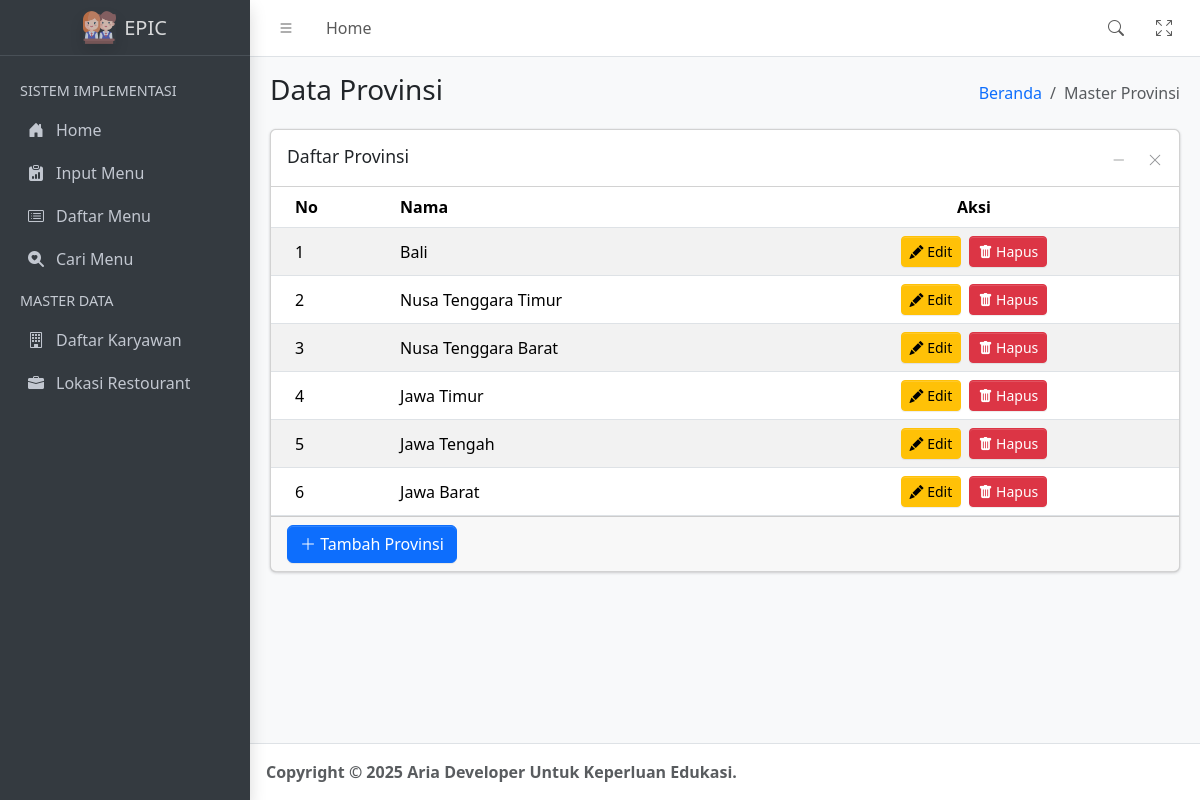
The page /master-provinsi-list.php on the database its author committed.
### tables this page shows
CREATE TABLE IF NOT EXISTS tb_provinsi (
  id_provinsi smallint(3) NOT NULL AUTO_INCREMENT,
  nama_provinsi varchar(50) NOT NULL,
  PRIMARY KEY (id_provinsi)
);

### config/db-config.php (called while the page is built, shortened)
<?php
class Database {
    private $db_host = "localhost";
    private $db_user = "root";
    private $db_pass = "";
    private $db_name = "db_simplecrud";
    public function getConnection(){
        try{
            $this->conn = new mysqli($this->db_host, $this->db_user, $this->db_pass, $this->db_name);
        } catch(Exception $e){
            die("Connection error: " . $e->getMessage());
        }
    }
}
?>

### config/class-master.php (called while the page is built, shortened)
<?php
include_once 'db-config.php';
class MasterData extends Database {
    public function getProvinsi(){
        $query = "SELECT * FROM tb_provinsi";
        $result = $this->conn->query($query);
        $provinsi = [];
        if ($result->num_rows > 0) {
            while($row = $result->fetch_assoc()) {
                $provinsi[] = [
                    'id' => $row['id_provinsi'],
                    'nama' => $row['nama_provinsi']
                ];
            }
        }
        return $provinsi;
    }
}
?>

### master-provinsi-list.php (the view, shortened to what this page needs)
<?php
include_once 'config/class-master.php';
$master = new MasterData();
$dataProvinsi = $master->getProvinsi();
?>
<!doctype html>
<html lang="en">
	<head>
		<?php include 'template/header.php'; ?>
	</head>
	<body class="layout-fixed fixed-header fixed-footer sidebar-expand-lg sidebar-open bg-body-tertiary">
		<div class="app-wrapper">
			<?php include 'template/navbar.php'; ?>
			<?php include 'template/sidebar.php'; ?>
			<main class="app-main">
				<div class="app-content-header">
					<div class="container-fluid">
						<div class="row">
							<div class="col-sm-6">
								<h3 class="mb-0">Data Provinsi</h3>
							</div>
							<div class="col-sm-6">
								<ol class="breadcrumb float-sm-end">
									<li class="breadcrumb-item"><a href="index.php">Beranda</a></li>
									<li class="breadcrumb-item active" aria-current="page">Master Provinsi</li>
								</ol>
							</div>
						</div>
					</div>
				</div>
				<div class="app-content">
					<div class="container-fluid">
						<div class="row">
							<div class="col-12">
								<div class="card">
									<div class="card-header">
										<h3 class="card-title">Daftar Provinsi</h3>
										<div class="card-tools">
											<button type="button" class="btn btn-tool" data-lte-toggle="card-collapse" title="Collapse">
												<i data-lte-icon="collapse" class="bi bi-dash-lg"></i>
											</button>
											<button type="button" class="btn btn-tool" data-lte-toggle="card-remove" title="Remove">
												<i class="bi bi-x-lg"></i>
											</button>
										</div>
									</div>
									<div class="card-body p-0 table-responsive">
										<table class="table table-striped" role="table">
											<thead>
												<tr>
													<th>No</th>
													<th>Nama</th>
													<th class="text-center">Aksi</th>
												</tr>
											</thead>
											<tbody>
												<?php
													if(count($dataProvinsi) == 0){
													    echo '<tr class="align-middle">
															<td colspan="3" class="text-center">Tidak ada data provinsi.</td>
														</tr>';
													} else {
														foreach ($dataProvinsi as $index => $provinsi){
															echo '<tr class="align-middle">
																<td>'.($index + 1).'</td>
																<td>'.$provinsi['nama'].'</td>
																<td class="text-center">
																	<button type="button" class="btn btn-sm btn-warning me-1" onclick="window.location.href=\'master-provinsi-edit.php?id='.$provinsi['id'].'\'"><i class="bi bi-pencil-fill"></i> Edit</button>
																	<button type="button" class="btn btn-sm btn-danger" onclick="if(confirm(\'Yakin ingin menghapus data program studi ini?\')){window.location.href=\'proses/proses-provinsi.php?aksi=deleteprovinsi&id='.$provinsi['id'].'\'}"><i class="bi bi-trash-fill"></i> Hapus</button>
																</td>
															</tr>';
														}
													}
												?>
											</tbody>
										</table>
									</div>
									<div class="card-footer">
										<button type="button" class="btn btn-primary" onclick="window.location.href='master-provinsi-input.php'"><i class="bi bi-plus-lg"></i> Tambah Provinsi</button>
									</div>
								</div>
							</div>
						</div>
					</div>
				</div>
			</main>
			<?php include 'template/footer.php'; ?>
		</div>
	</body>
</html>

### rows shown on the page
tb_provinsi: nama_provinsi "Bali"
tb_provinsi: nama_provinsi "Nusa Tenggara Timur"
tb_provinsi: nama_provinsi "Nusa Tenggara Barat"
tb_provinsi: nama_provinsi "Jawa Timur"
tb_provinsi: nama_provinsi "Jawa Tengah"
tb_provinsi: nama_provinsi "Jawa Barat"
